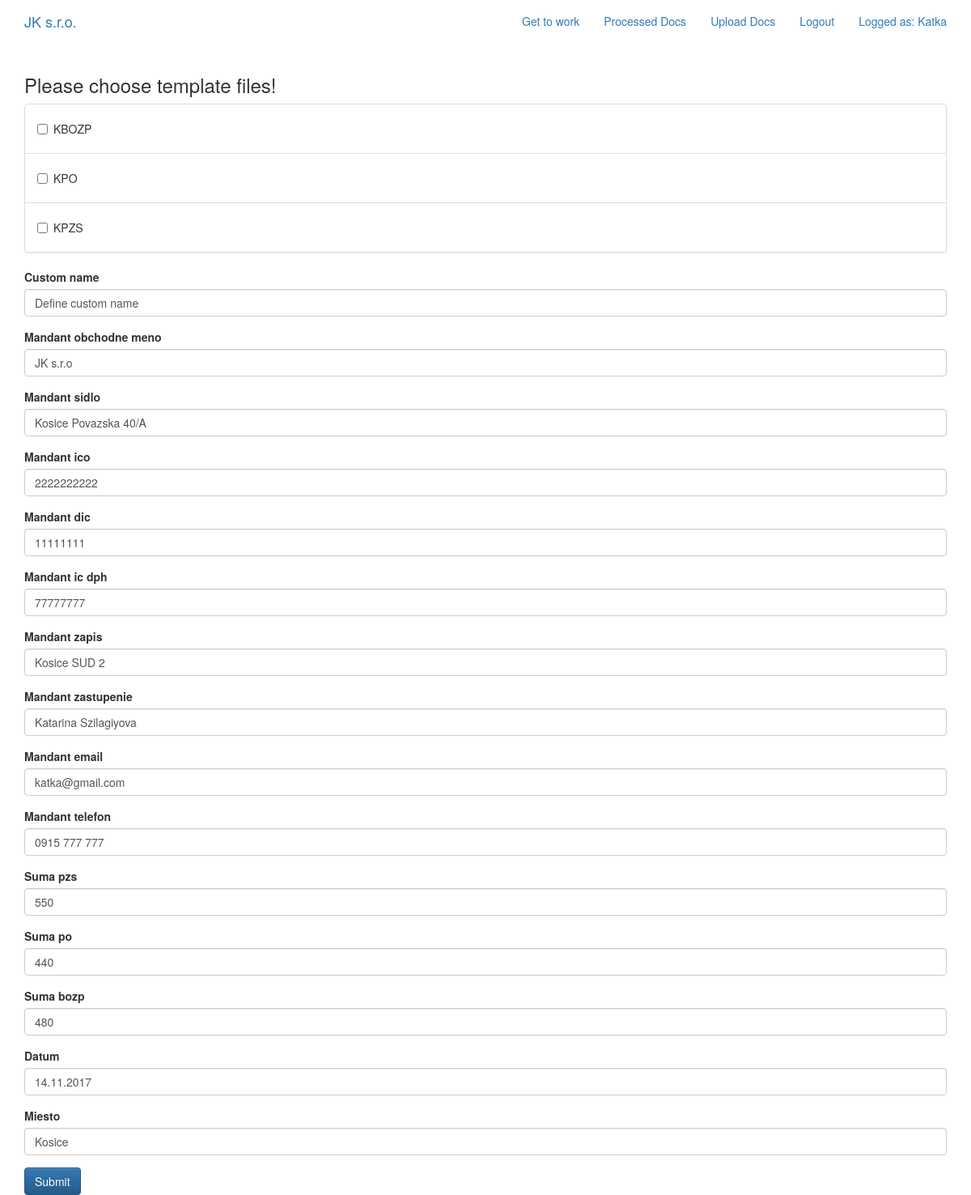
Page /accounts/select_process/ (signed in) on the committed database.
### accounts/models.py (models this page shows, shortened)
class Document(models.Model):
    user = models.ForeignKey(User) # <=== user_id
    name = models.CharField(max_length=200)
    doc_file = models.FileField(upload_to=user_directory_path)
    date_upload = models.DateField(auto_now=True)

### accounts/views.py (the view)
# urls.py: url(r'select_process/$', views.SelectProcessView, name='select_process'),
@login_required()
def SelectProcessView(request):
    form_class = FancyFormPzsBozpPo
    form2 = Document.objects.filter(user=request.user)
    return render(request, 'accounts/SelectProcessView.html', {'form1': form_class, 'form2': form2})

### accounts/templates/accounts/SelectProcessView.html (shortened to what this page needs)
{% extends 'base.html' %}
{% load bootstrap3 %}
{% block content %}
        <h3 class="h3-responsive">Please choose template files!</h3>
        <form method="POST" action="{% url 'accounts:collect_templates' %}">
        <ul class="list-group">
            {% for object in form2 %}
            <li class="list-group-item">
                <div class="checkbox">
                <label>
                <input type="checkbox" name="identifier_for_my_class" value="{{ object.doc_file.url }}" />{{ object.name }}
                </label>
                </div>
            </li>
            {% endfor %}
        </ul>
        {% bootstrap_form form1 size="small" %}
            <input type="submit" class="btn btn-primary" value="Submit">
        </form>
{% endblock %}

### templates/base.html (shortened to what this page needs)
<!DOCTYPE html>
{% load staticfiles %}
<html lang="en">
<head>
     <link rel="stylesheet" href="https://maxcdn.bootstrapcdn.com/bootstrap/3.3.7/css/bootstrap.min.css">
    <link rel="stylesheet" href="https://maxcdn.bootstrapcdn.com/bootstrap/3.3.7/css/bootstrap-theme.min.css">
    <link rel="stylesheet" href="{% static 'jk/css/main.css' %}">
</head>
<body>
    <nav class="navbar mynav" role="mavigation" id="navbar">
        <div class="container">
            <a class="navbar-brand mynav" href="{% url 'home' %}">
                JK s.r.o.
            </a>
            <ul class="nav navbar-nav navbar-right">
                {% if user.is_authenticated %}
                    <li><a href="{% url 'accounts:generate_table' %}">Get to work</a></li>
                    <li><a href="{% url 'accounts:select_process' %}">Processed Docs</a></li>
                    <li><a href="{% url 'accounts:list_document' %}">Upload Docs</a></li>
                    <li><a href="{% url 'accounts:logout' %}">Logout</a></li>
                    <li><a href="#">Logged as: {{ request.user.username }}</a></li>
                {% else %}
                    <li><a href="{% url 'accounts:login' %}">Log In</a></li>
                    <li><a href="{% url 'accounts:signup' %}">Sign Up</a></li>
                {% endif %}
            </ul>
        </div>
    </nav>
    <div class="container mycontent">
        {% block content %}
        {% endblock %}
    </div>
</body>
</html>

### rows in the picture
Document: name "KBOZP"
Document: name "KPO"
Document: name "KPZS"

### other values in the picture
{{ request.user.username }} "Katka"
